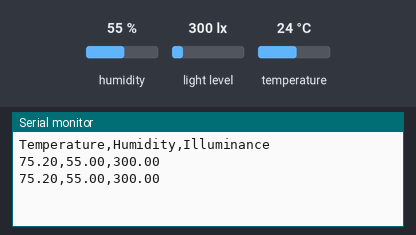
The sketch below on a simulated Arduino MKR. Shown: the last lines printed to the serial monitor. The test bench sets the inputs (shaded band); at power-on: humidity 55 %, light level 300 lx, temperature 24 °C.

Above: at 1.8 s.
1.9 s: humidity set to 22 %
At 2.8 s:
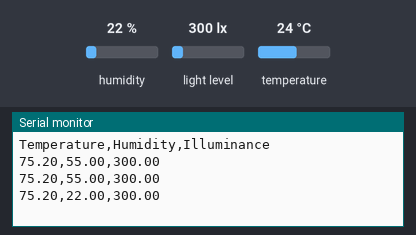
3.4 s: light level set to 40 lx
At 4.7 s:
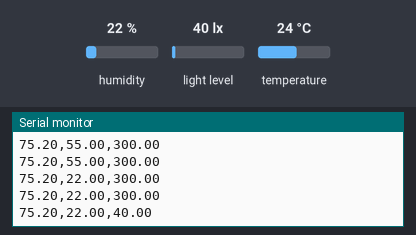
4.9 s: temperature set to 12 °C
At 5.8 s:
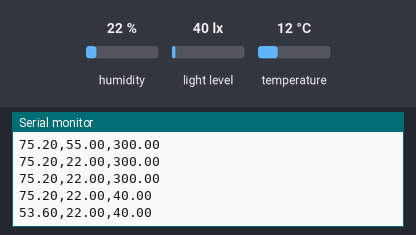

The sketch:

read_and_store_data_sketch.ino
```cpp
// This sketch is intended to read data from the MKR ENV shield and
// store it in a CSV file using Python

#include <Arduino_MKRENV.h> // includes ready-made library for MKR ENV shield

// global variables to hold data headers
String label1 = "Temperature";
String label2 = "Humidity";
String label3 = "Illuminance";

// variable to hold boolean to only run header loop once
bool label = true;
// variables to hold sensor values
float temp, tempF, humidity, lux;
int freq = 1000; // data collection frequency (1 seconds)

void setup() {
  //initialize serial and wait for port to open:
  Serial.begin(9600);

  while (!Serial);

   if (!ENV.begin()) {
    // prints the line below if there was no connection established to the shield
    Serial.println("Failed to initialize MKR ENV shield!");

    while (1);
  }
  Serial.print(label1);
  Serial.print(",");
  Serial.print(label2);
  Serial.print(",");
  Serial.println(label3);
}

void loop() {

  //print out column headers, only once
  /*
  while(label) {
    Serial.print(label1);
    Serial.print(",");
    Serial.print(label2);
    Serial.print(",");
    Serial.println(label3);
    label = false;
  }
  */
  temp = ENV.readTemperature();
  tempF = temp * (9.0/5.0) + 32.0;
  humidity = ENV.readHumidity();
  lux = ENV.readIlluminance();

  //Display data to serial monitor in CSV format
  Serial.print(tempF);
  Serial.print(",");
  Serial.print(humidity);
  Serial.print(",");
  Serial.println(lux);
  delay(freq);
}
```

Measured:
- after the input at 1.9 s, the serial monitor: prints a new line after 0.12 s (image 1)
- after the input at 3.4 s, the serial monitor: prints a new line after 0.63 s (image 2)
- after the input at 4.9 s, the serial monitor: prints a new line after 0.13 s (image 3)
